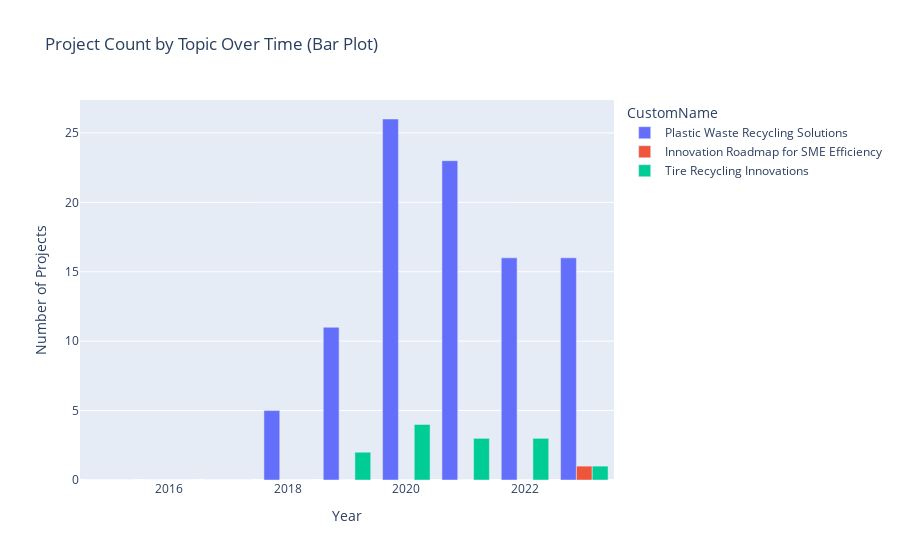
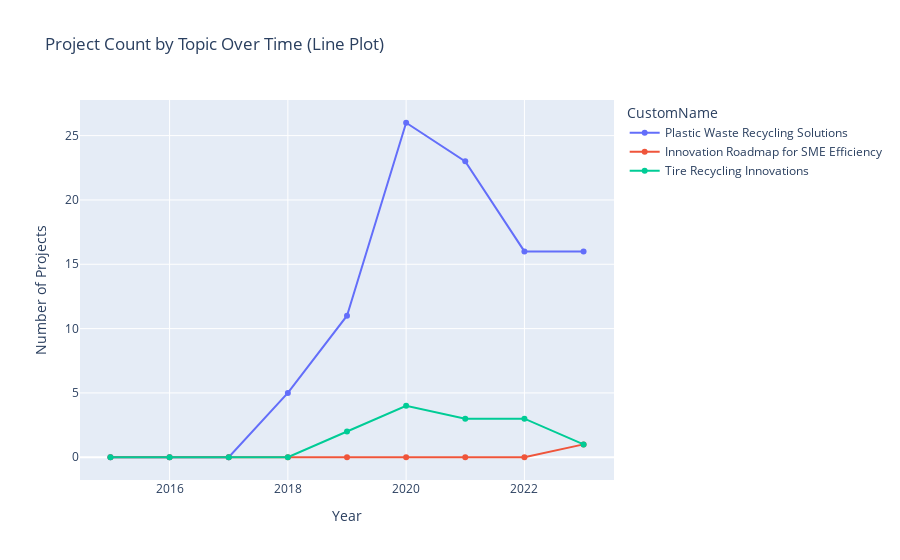

Notebook code cell kept with these figures, in order:
### Code cell
# Convert 'start_date' to datetime format
df_projects['start_date'] = pd.to_datetime(df_projects['start_date'])


# Filter data
filtered_data = df_projects[(df_projects['start_date'].dt.year >= START_YEAR) &
                            (df_projects['start_date'].dt.year <= END_YEAR) &
                            (df_projects['Topic'].isin(TOPICS))]

# Group data by year and topic
grouped_data = filtered_data.groupby([filtered_data['start_date'].dt.year, 'Topic'])[COLUMN_PROJECT_ID].count().unstack(fill_value=0)

# Ensure all years are included in the index
all_years = pd.Index(range(START_YEAR, END_YEAR + 1), name='Year')
grouped_data = grouped_data.reindex(all_years, fill_value=0)

# Create the bar plot
bar_fig = go.Figure()

# Create the line plot
line_fig = go.Figure()

# Get cluster representations for topic labels
topic_data = filtered_data.drop_duplicates(subset=['Topic'])

for topic in SELECTED_TOPIC_IDS:
    if topic in grouped_data.columns:
        representation = topic_data.loc[topic_data['Topic'] == topic, 'CustomName'].iloc[0]
        if isinstance(representation, list):
            representation = ', '.join(representation)
        
        # Adding trace to bar plot
        bar_fig.add_trace(go.Bar(
            x=grouped_data.index,
            y=grouped_data[topic],
            name=representation
        ))
        
        # Adding trace to line plot
        line_fig.add_trace(go.Scatter(
            x=grouped_data.index,
            y=grouped_data[topic],
            name=representation,
            mode='lines+markers'
        ))

# Update layout for the bar plot
bar_fig.update_layout(
    title='Project Count by Topic Over Time (Bar Plot)',
    xaxis_title='Year',
    yaxis_title='Number of Projects',
    barmode='group',
    legend_title='CustomName'
)

# Update layout for the line plot
line_fig.update_layout(
    title='Project Count by Topic Over Time (Line Plot)',
    xaxis_title='Year',
    yaxis_title='Number of Projects',
    legend_title='CustomName'
)

# Show the bar plot
bar_fig.show()

# Show the line plot
line_fig.show()

if SAVE_PLOTS is True:
    # Ensure the directory exists
    directory = "saved_plots"
    if not os.path.exists(directory):
        os.makedirs(directory)

    # Format the current time as a string suitable for filenames
    timestamp = datetime.now().strftime("%Y%m%d_%H%M%S")
    bar_filename = f"{directory}/bar_plot_{timestamp}.png"
    line_filename = f"{directory}/line_plot_{timestamp}.png"

    # Save the bar plot image
    bar_fig.write_image(bar_filename, width=1280, height=720, scale=2)

    # Save the line plot image
    line_fig.write_image(line_filename, width=1280, height=720, scale=2)

### Figure 1 — Plotly figure (JSON) as saved in the notebook; plotly's stock layout.template omitted (floating-point values rounded to 4 significant figures)
{"data": [{"name": "Plastic Waste Recycling Solutions", "type": "bar", "x": [2015, 2016, 2017, 2018, 2019, 2020, 2021, 2022, 2023], "y": [0, 0, 0, 5, 11, 26, 23, 16, 16]}, {"name": "Innovation Roadmap for SME Efficiency", "type": "bar", "x": [2015, 2016, 2017, 2018, 2019, 2020, 2021, 2022, 2023], "y": [0, 0, 0, 0, 0, 0, 0, 0, 1]}, {"name": "Tire Recycling Innovations", "type": "bar", "x": [2015, 2016, 2017, 2018, 2019, 2020, 2021, 2022, 2023], "y": [0, 0, 0, 0, 2, 4, 3, 3, 1]}], "layout": {"barmode": "group", "legend": {"title": {"text": "CustomName"}}, "title": {"text": "Project Count by Topic Over Time (Bar Plot)"}, "xaxis": {"title": {"text": "Year"}}, "yaxis": {"title": {"text": "Number of Projects"}}}}

### Figure 2 — Plotly figure (JSON) as saved in the notebook; plotly's stock layout.template omitted (floating-point values rounded to 4 significant figures)
{"data": [{"mode": "lines+markers", "name": "Plastic Waste Recycling Solutions", "type": "scatter", "x": [2015, 2016, 2017, 2018, 2019, 2020, 2021, 2022, 2023], "y": [0, 0, 0, 5, 11, 26, 23, 16, 16]}, {"mode": "lines+markers", "name": "Innovation Roadmap for SME Efficiency", "type": "scatter", "x": [2015, 2016, 2017, 2018, 2019, 2020, 2021, 2022, 2023], "y": [0, 0, 0, 0, 0, 0, 0, 0, 1]}, {"mode": "lines+markers", "name": "Tire Recycling Innovations", "type": "scatter", "x": [2015, 2016, 2017, 2018, 2019, 2020, 2021, 2022, 2023], "y": [0, 0, 0, 0, 2, 4, 3, 3, 1]}], "layout": {"legend": {"title": {"text": "CustomName"}}, "title": {"text": "Project Count by Topic Over Time (Line Plot)"}, "xaxis": {"title": {"text": "Year"}}, "yaxis": {"title": {"text": "Number of Projects"}}}}
